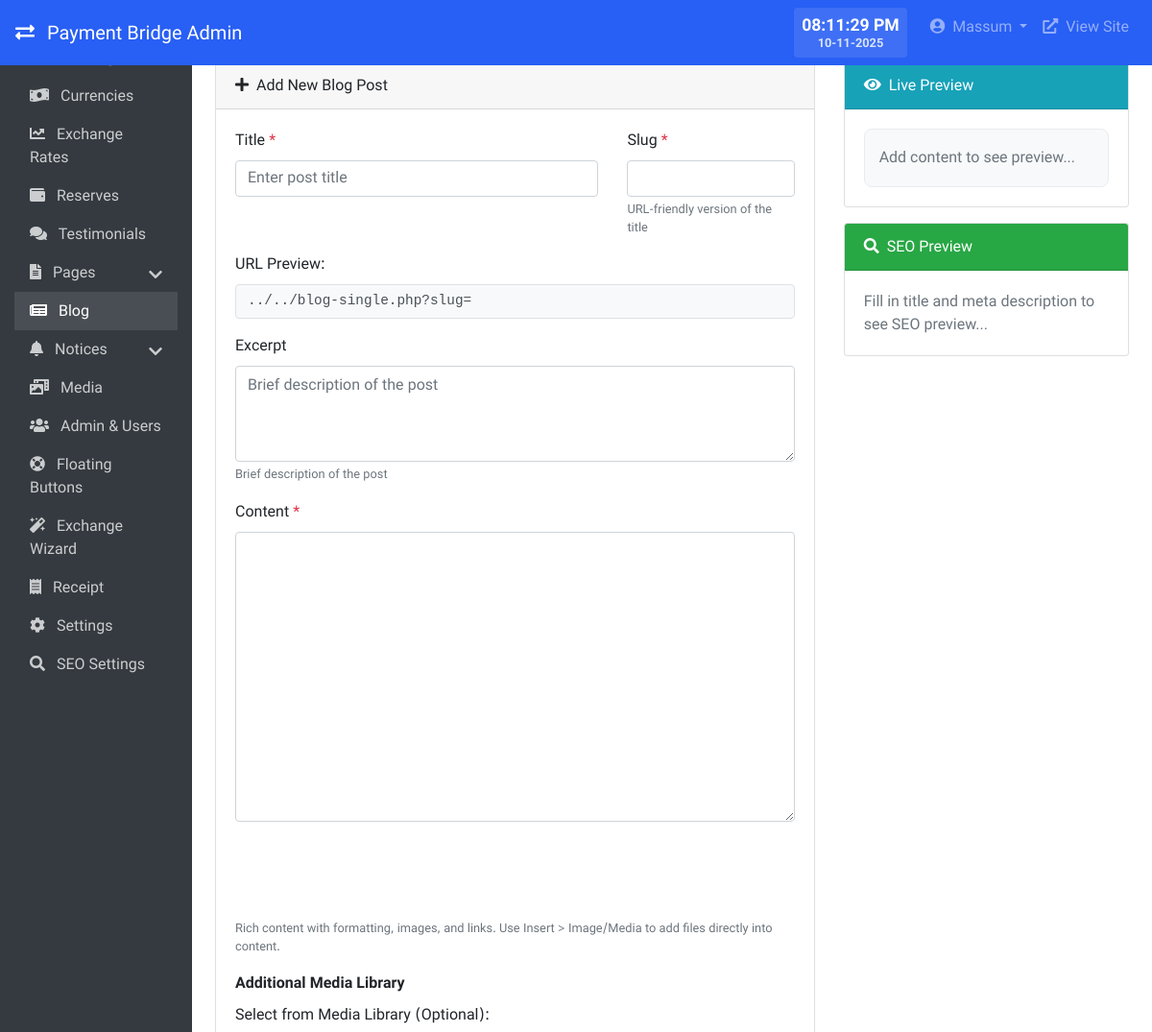
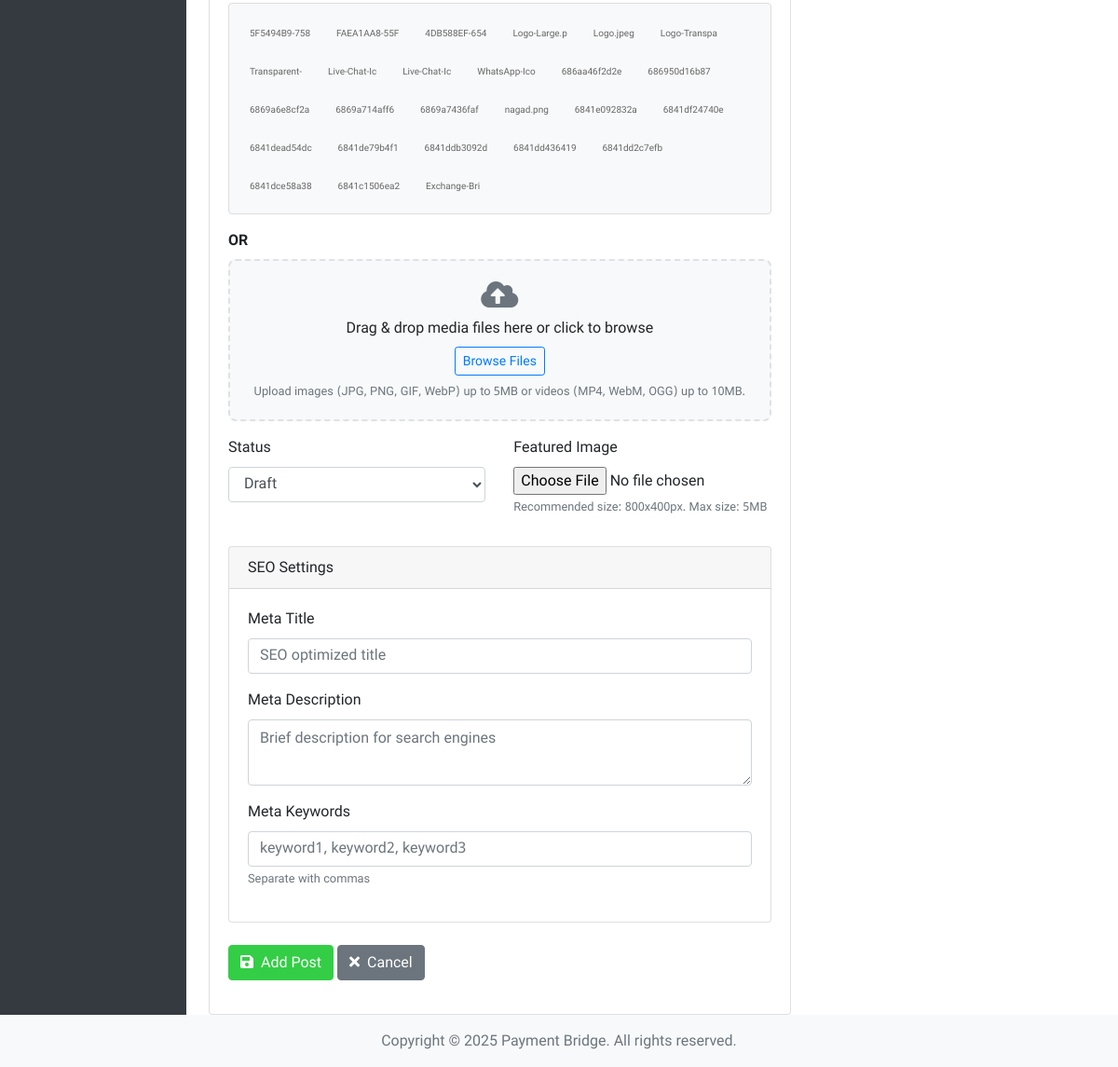
/admin/blog/add.php (signed in), run on the app's committed database (2 pictures, top to bottom).
### tables this page shows
CREATE TABLE `settings` (
  `id` int(11) NOT NULL,
  `setting_key` varchar(100) NOT NULL,
  `setting_value` text DEFAULT NULL,
  `created_at` timestamp NOT NULL DEFAULT current_timestamp(),
  `updated_at` timestamp NOT NULL DEFAULT current_timestamp() ON UPDATE current_timestamp()
);

CREATE TABLE `users` (
  `id` int(11) NOT NULL,
  `username` varchar(50) NOT NULL,
  `email` varchar(100) NOT NULL,
  `password` varchar(255) NOT NULL,
  `role` enum('admin','manager','editor') NOT NULL DEFAULT 'editor',
  `status` enum('active','inactive') NOT NULL DEFAULT 'active',
  `last_login` datetime DEFAULT NULL,
  `created_at` timestamp NOT NULL DEFAULT current_timestamp(),
  `updated_at` timestamp NOT NULL DEFAULT current_timestamp() ON UPDATE current_timestamp()
);

CREATE TABLE `media` (
  `id` int(11) NOT NULL,
  `filename` varchar(255) NOT NULL,
  `original_name` varchar(255) NOT NULL,
  `file_path` varchar(500) NOT NULL,
  `file_size` bigint(20) NOT NULL,
  `mime_type` varchar(100) NOT NULL,
  `file_type` varchar(50) NOT NULL,
  `caption` text DEFAULT NULL,
  `alt_text` varchar(255) DEFAULT NULL,
  `uploaded_by` int(11) NOT NULL,
  `created_at` timestamp NOT NULL DEFAULT current_timestamp(),
  `updated_at` timestamp NOT NULL DEFAULT current_timestamp() ON UPDATE current_timestamp()
);

### admin/blog/add.php (the view, shortened to what the rows shown need)
<?php
require_once '../../includes/db.php';
require_once '../../includes/functions.php';
require_once '../../includes/auth.php';
$db = Database::getInstance();
$db->query("SET NAMES utf8mb4 COLLATE utf8mb4_unicode_ci");
$mediaFiles = $db->getRows("SELECT * FROM media WHERE file_type IN ('image', 'video') ORDER BY created_at DESC LIMIT 100");
include '../includes/header.php';
?>
<div class="row">
    <div class="col-lg-8">
        <div class="card">
            <div class="card-body">
                <form action="add.php" method="POST" enctype="multipart/form-data" accept-charset="UTF-8" id="addPostForm">
                    <div class="form-group">
                        <?php if (count($mediaFiles) > 0): ?>
                        <div class="mb-3">
                            <div class="media-selector">
                                <?php foreach ($mediaFiles as $media): ?>
                                    <div class="media-item" data-id="<?php echo $media['id']; ?>" data-path="<?php echo $media['file_path']; ?>">
                                        <div class="media-item-name">
                                            <?php echo mb_substr($media['original_name'], 0, 12); ?>
                                        </div>
                                    </div>
                                <?php endforeach; ?>
                            </div>
                        </div>
                        <?php endif; ?>
                    </div>
                </form>
            </div>
        </div>
    </div>
</div>
<?php include '../includes/footer.php'; ?>

### admin/includes/header.php (shortened to what the rows shown need)
<?php
$user = Auth::getUser();
?>
<!DOCTYPE html>
<html lang="en">
<head>
    <link href="https://stackpath.bootstrapcdn.com/bootstrap/4.5.2/css/bootstrap.min.css" rel="stylesheet">
    <link rel="stylesheet" href="https://cdnjs.cloudflare.com/ajax/libs/font-awesome/5.15.3/css/all.min.css">
    <link rel="stylesheet" href="<?php echo ADMIN_URL; ?>/assets/css/admin.css">
</head>
<body>
    <nav class="navbar navbar-expand-lg navbar-dark bg-dark fixed-top">
        <a class="navbar-brand" href="<?php echo ADMIN_URL; ?>/index.php">
            <i class="fas fa-exchange-alt mr-2"></i>
            <?php echo getSetting('site_name', SITE_NAME); ?> Admin
        </a>
        <div class="collapse navbar-collapse" id="navbarNav">
            <ul class="navbar-nav ml-auto">
                <li class="nav-item dropdown">
                    <a class="nav-link dropdown-toggle" href="#" id="navbarDropdown" role="button" data-toggle="dropdown" aria-haspopup="true" aria-expanded="false">
                        <i class="fas fa-user-circle mr-1"></i> <?php echo htmlspecialchars($user['username']); ?>
                    </a>
                </li>
            </ul>
        </div>
    </nav>
    <div class="container-fluid">
        <div class="row">
            <main role="main" class="col-md-10 ml-sm-auto px-4 content">

### admin/includes/footer.php (shortened to what the rows shown need)
</main>
        </div>
    </div>
    <footer class="footer mt-auto py-3 bg-light">
        <div class="container-fluid text-center">
            <span class="text-muted">Copyright &copy; <?php echo date('Y'); ?> <?php echo getSetting('site_name', SITE_NAME); ?>. All rights reserved.</span>
        </div>
    </footer>
</body>
</html>

### data on the page
settings: setting_value "Payment Bridge"
users: username "Massum"
media: original_name "5F5494B9-758"
media: original_name "FAEA1AA8-55F"
media: original_name "4DB588EF-654"
media: original_name "Logo-Large.p"
media: original_name "Logo.jpeg"
media: original_name "Logo-Transpa"
media: original_name "Transparent-"
media: original_name "Live-Chat-Ic"
media: original_name "Live-Chat-Ic"
media: original_name "WhatsApp-Ico"
media: original_name "686aa46f2d2e"
media: original_name "686950d16b87"
media: original_name "6869a6e8cf2a"
media: original_name "6869a714aff6"
media: original_name "6869a7436faf"
media: original_name "nagad.png"
media: original_name "6841e092832a"
media: original_name "6841df24740e"
media: original_name "6841dead54dc"
media: original_name "6841de79b4f1"
media: original_name "6841ddb3092d"
media: original_name "6841dd436419"
media: original_name "6841dd2c7efb"
media: original_name "6841dce58a38"
media: original_name "6841c1506ea2"
media: original_name "Exchange-Bri"
